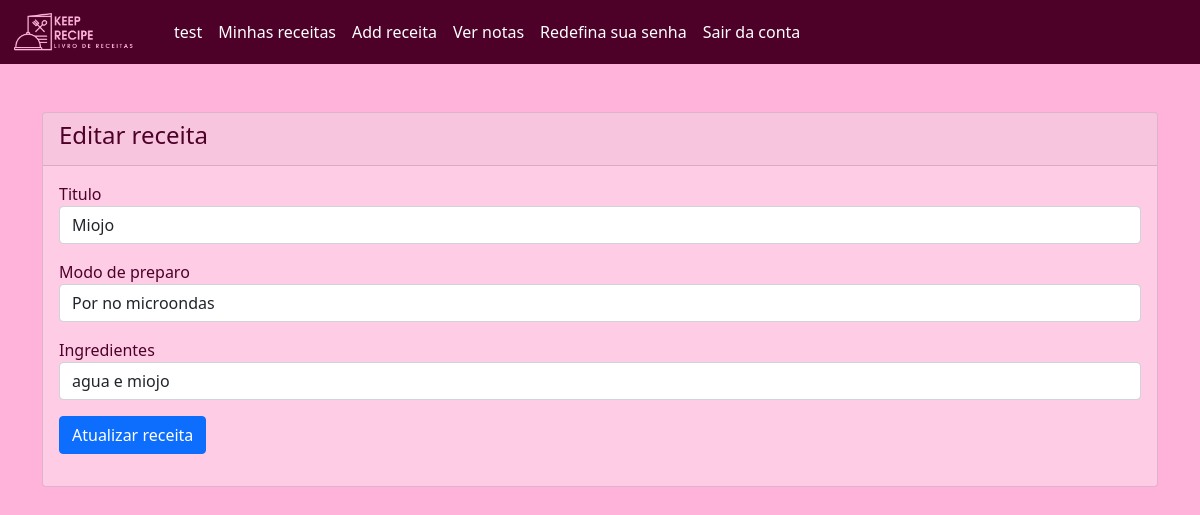
/KeepRecipeV2/recipe-edit.php?id=12 (signed in), run on the app's committed database.
### tables this page shows
CREATE TABLE `recipe` (
  `id` int(11) NOT NULL,
  `title` varchar(255) NOT NULL,
  `modo_preparo` varchar(255) NOT NULL,
  `ingredient` varchar(255) NOT NULL,
  `id_user` int(11) NOT NULL,
  `created_at` datetime NOT NULL DEFAULT current_timestamp()
);

### KeepRecipeV2/recipe-edit.php (the view, shortened to what this page needs)
<?php
require 'dbcon.php';
?>
<!doctype html>
<html lang="pt-BR">
  <head>
    <link href="https://cdn.jsdelivr.net/npm/bootstrap@5.1.3/dist/css/bootstrap.min.css" rel="stylesheet">
    <link rel="stylesheet" href="css/css.css">
</head>
<body>
    <nav class="navbar navbar-expand-lg navbar-light" style="background-color: #4d0028;">
        <a href="./index.html" class="navbar-brand"><img src="./img/logoLateralEscuro.png" style="width: 150px; height: 37.5px;"></a>
        <div class="collapse navbar-collapse" id="navbarSupportedContent">
            <ul class="navbar-nav mr-auto">
                <li class="nav-item active">
                    <a class="nav-link" href="#" style="color: #ffffff;"> <?php echo htmlspecialchars($_SESSION["username"]); ?> </a>
                </li>
                <li class="nav-item active">
                    <a class="nav-link" href="welcome.php" style="color: #ffffff;"> Minhas receitas </a>
                </li>
                <li class="nav-item active">
                    <a class="nav-link" href="recipe-create.php"  style="color: #ffffff;">Add receita</a>
                </li>
                <li class="nav-item active">
                    <a class="nav-link" href="recipe-score-view.php"  style="color: #ffffff;">Ver notas</a>
                </li>
                <li>
                    <a class="nav-link" href="reset-password.php" style="color: #ffffff;">Redefina sua senha</a>
                </li>
                <li>
                    <a class="nav-link"href="logout.php" style="color: #ffffff;">Sair da conta</a>
                </li>
            </ul>
        </div>
    </nav>
    <div class="container mt-5">
        <div class="row">
            <div class="col-md-12">
                <div class="card">
                    <div class="card-header">
                        <h4>Editar receita</h4>
                    </div>
                    <div class="card-body">
                    <?php
                        if(isset($_GET['id']))
                        {
                            $recipe_id = mysqli_real_escape_string($con, $_GET['id']);
                            $query = "SELECT * FROM recipe WHERE id='$recipe_id' ";
                            $query_run = mysqli_query($con, $query);
                            if(mysqli_num_rows($query_run) > 0)
                            {
                                $recipe = mysqli_fetch_array($query_run);
                                ?>
                                <form action="crud.php" method="POST">
                                    <div class="mb-3">
                                        <label>Titulo</label>
                                        <input type="text" name="title" value="<?=$recipe['title'];?>" class="form-control">
                                    </div>
                                    <div class="mb-3">
                                        <label>Modo de preparo</label>
                                        <input type="text" name="modo_preparo" value="<?=$recipe['modo_preparo'];?>" class="form-control">
                                    </div>
                                    <div class="mb-3">
                                        <label>Ingredientes</label>
                                        <input type="text" name="ingredient" value="<?=$recipe['ingredient'];?>" class="form-control">
                                    </div>
                                    <div class="mb-3">
                                        <button type="submit" name="update_recipe" class="btn btn-primary">
                                            Atualizar receita
                                        </button>
                                    </div>
                                </form>
                                <?php
                            }
                            else
                            {
                                echo "<h4>Nenhum ID encontrado</h4>";
                            }
                        }
                        ?>
                    </div>
                </div>
            </div>
        </div>
    </div>
</body>
</html>

### KeepRecipeV2/css/css.css (style rules this page uses)
body { background-color: #ffb3da; }
.card { background-color: #ffcce6; color: #4d0028; }

### data on the page
recipe: title "Miojo", modo_preparo "Por no microondas", ingredient "agua e miojo"

### other printed values
$_SESSION["username"] "test"
